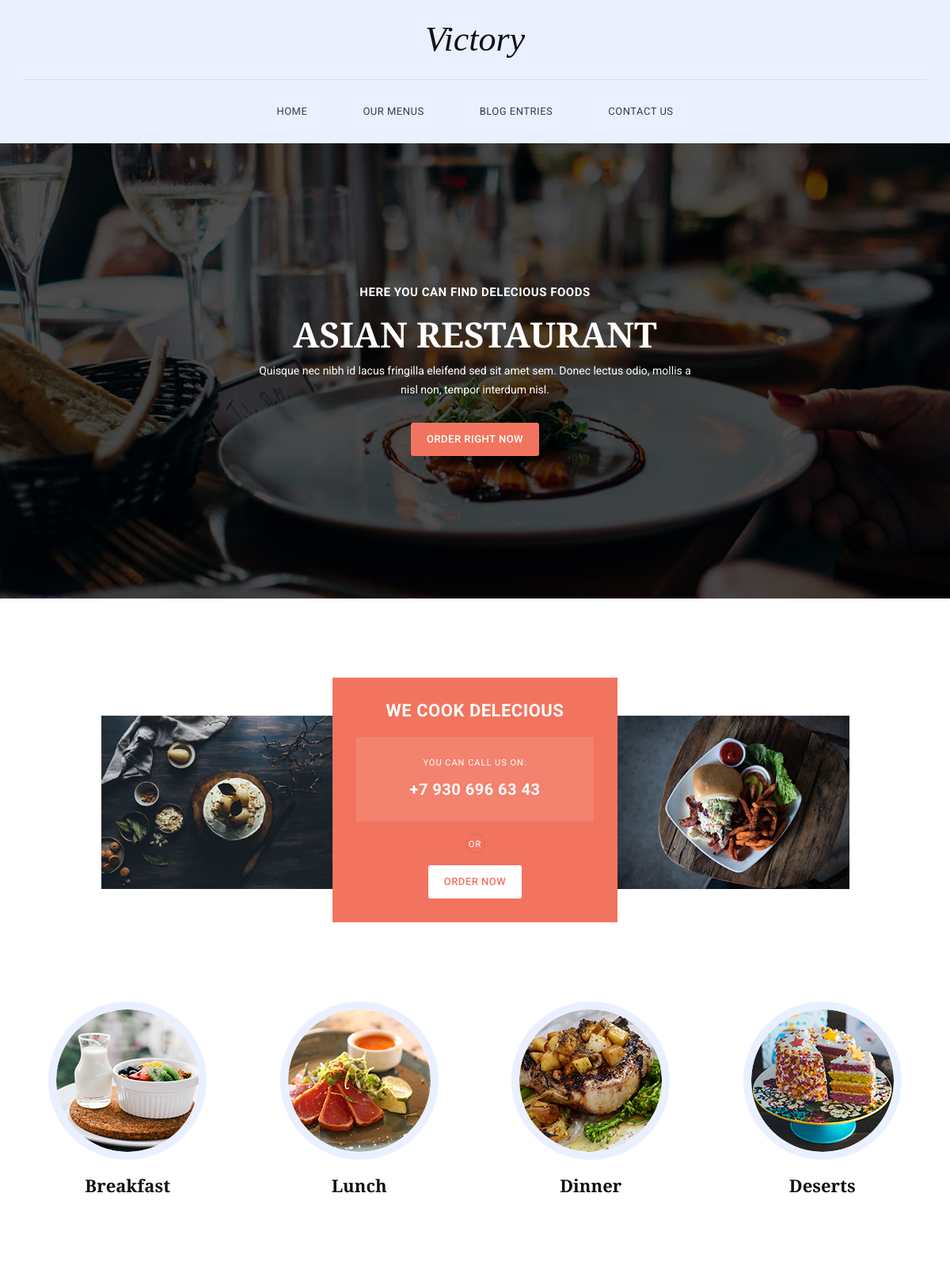
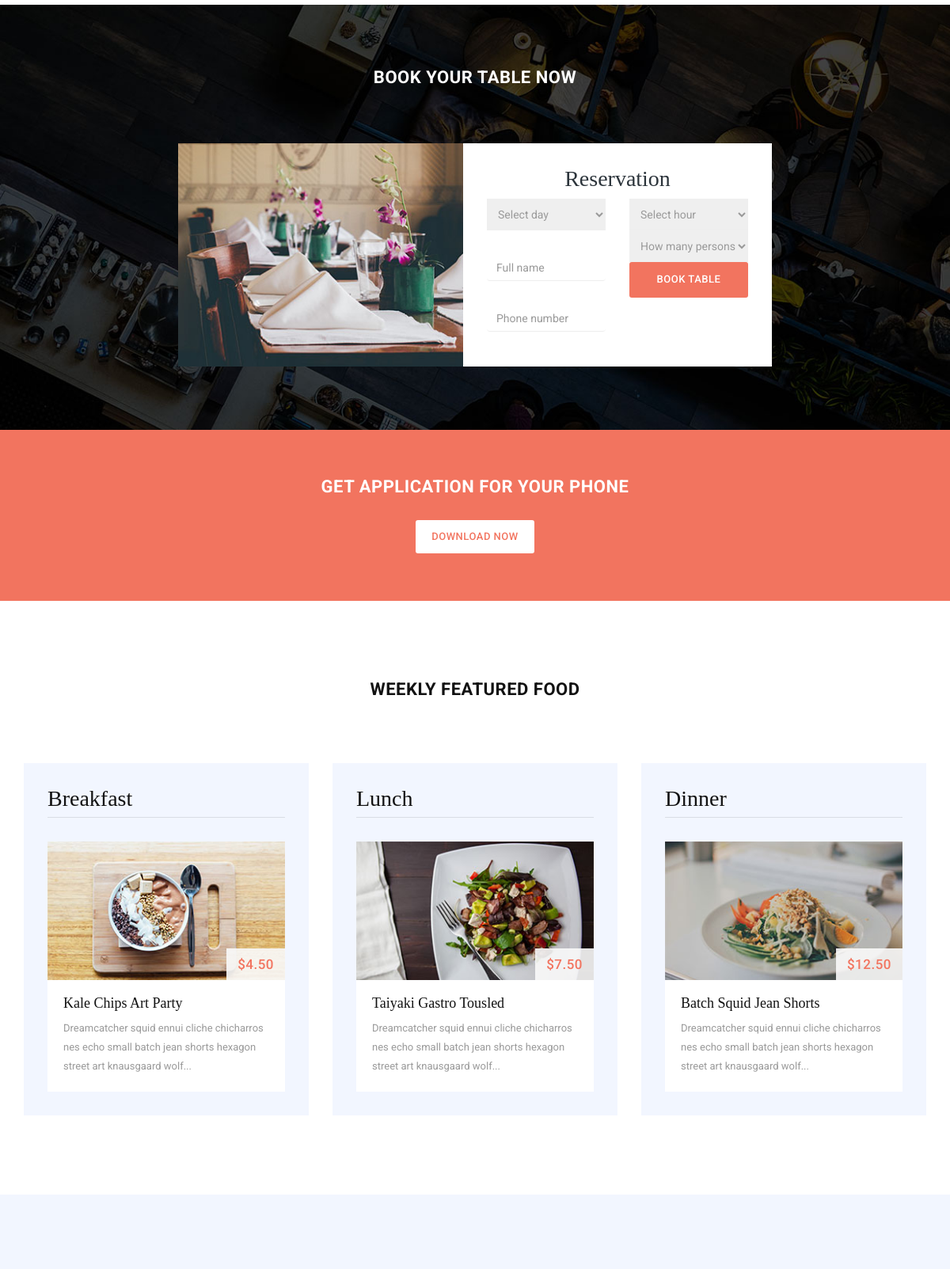
The page /home (upper part) on the database its author committed (2 pictures, top to bottom).
### tables this page shows
CREATE TABLE "menu"
(
    id    integer PRIMARY KEY AUTOINCREMENT,
    title text NOT NULL,
    url   text NOT NULL
);

CREATE TABLE banner
(
    id       integer PRIMARY KEY AUTOINCREMENT,
    h4       text NOT NULL,
    h2       text NOT NULL,
    p        text NOT NULL,
    btn_text text NOT NULL
);

CREATE TABLE cook_delecious
(
    id         integer PRIMARY KEY AUTOINCREMENT,
    first_img  text NOT NULL,
    title      text NOT NULL,
    span       text NOT NULL,
    phone      text NOT NULL,
    btn_text   text NOT NULL,
    second_img text NOT NULL
);

CREATE TABLE services
(
    id  integer PRIMARY KEY AUTOINCREMENT,
    url text NOT NULL,
    img text NOT NULL
, title text default t not null);

CREATE TABLE form
(
    id  integer PRIMARY KEY AUTOINCREMENT,
    type text,
    placeholder text
);

CREATE TABLE food_menu
(
    id  integer PRIMARY KEY AUTOINCREMENT,
    title text,
    img_url text,
    price text,
    name text,
    description text
);

### app.py (the view)
@app.route('/')
@app.route('/index')
@app.route('/home')
def index():
    db = get_db()
    dbase = Db_Controller(db)
    return render_template('pages/index.html', menu=dbase.get_menu(),
                           banner=dbase.get_banner(),
                           cook_delecious=dbase.get_cook_delecious(),
                           services=dbase.get_services(),
                           book_table=dbase.get_book_table(),
                           day_option=dbase.get_day_option(),
                           hour_option=dbase.get_hour_option(),
                           person_option=dbase.get_person_option(),
                           form=dbase.get_form(),
                           food_menu=dbase.get_foood_menu(),
                           our_blog=dbase.get_our_blog(),
                           icons=dbase.get_icons())

### SQLite/db.py (called while the page is built)
def connect_db():
    conn = sqlite3.connect(app.config['DATABASE'])
    conn.row_factory = sqlite3.Row
    return conn

def get_db():
    if not hasattr(g, 'link_db'):
        g.link_db = connect_db()
    return g.link_db

### SQLite/db_controller.py (called while the page is built)
    def get_menu(self):
        try:
            self.__cur.execute("""SELECT * FROM menu""")
            result = self.__cur.fetchall()
            if result:
                return result
                print('[SQLite] - - [Successful get menu]')
        except sqlite3.Error as err:
            print(f'[ERROR] - - [{err}]')

    def get_banner(self):
        try:
            self.__cur.execute("""SELECT * FROM banner""")
            result = self.__cur.fetchall()
            if result:
                return result
                print('[SQLite] - - [Successful get banner]')
        except sqlite3.Error as err:
            print(f'[ERROR] - - [{err}]')

    def get_cook_delecious(self):
        try:
            self.__cur.execute("""SELECT * FROM cook_delecious""")
            result = self.__cur.fetchall()
            if result:
                return result
                print('[SQLite] - - [Successful get cook_delecious]')
        except sqlite3.Error as err:
            print(f'[ERROR] - - [{err}]')

    def get_services(self):
        try:
            self.__cur.execute("""SELECT * FROM services""")
            result = self.__cur.fetchall()
            if result:
                return result
                print('[SQLite] - - [Successful get services]')
        except sqlite3.Error as err:
            print(f'[ERROR] - - [{err}]')

    def get_book_table(self):
        try:
            self.__cur.execute("""SELECT * FROM book_table""")
            result = self.__cur.fetchall()
            if result:
                return result
                print('[SQLite] - - [Successful get book_table]')
        except sqlite3.Error as err:
            print(f'[ERROR] - - [{err}]')

    def get_day_option(self):
        try:
            self.__cur.execute("""SELECT * FROM day_option""")
            result = self.__cur.fetchall()
            if result:
                return result
                print('[SQLite] - - [Successful get day_option]')
        except sqlite3.Error as err:
            print(f'[ERROR] - - [{err}]')

### templates/pages/index.html (shortened to what this page needs)
{% extends 'base.html' %}
{% block content %}
    {% block banner %}
        <section class="banner">
            <div class="container">
                <div class="row">
                    <div class="col-md-6 col-md-offset-3">
                        {% for b in banner %}
                            <h4>{{ b.h4 }}</h4>
                            <h2>{{ b.h2 }}</h2>
                            <p>{{ b.p }}</p>
                            <div class="primary-button">
                                <a href="#" class="scroll-link" data-id="book-table">{{ b.btn_text }}</a>
                            </div>
                        {% endfor %}
                    </div>
                </div>
            </div>
        </section>
    {% endblock %}
    {% block cook_delecious %}
        <section class="cook-delecious">
            <div class="container">
                <div class="row">
                    {% for c in cook_delecious %}
                        <div class="col-md-3 col-md-offset-1">
                            <div class="first-image">
                                <img src="{{ c.first_img }}" alt="">
                            </div>
                        </div>
                        <div class="col-md-4">
                            <div class="cook-content">
                                <h4>{{ c.title }}</h4>
                                <div class="contact-content">
                                    <span>{{ c.span }}</span>
                                    <h6>{{ c.phone }}</h6>
                                </div>
                                <span>or</span>
                                <div class="primary-white-button">
                                    <a href="#" class="scroll-link" data-id="book-table">{{ c.btn_text }}</a>
                                </div>
                            </div>
                        </div>
                        <div class="col-md-3">
                            <div class="second-image">
                                <img src="{{ c.second_img }}" alt="">
                            </div>
                        </div>
                    {% endfor %}
                </div>
            </div>
        </section>
    {% endblock %}
    {% block services %}
        <section class="services">
            <div class="container">
                <div class="row">
                    {% for s in services %}
                        <div class="col-md-3 col-sm-6 col-xs-12">
                            <div class="service-item">
                                <a href="{{ s.url }}">
                                    <img src="{{ s.img }}" alt="{{ s.title }}">
                                    <h4>{{ s.title }}</h4>
                                </a>
                            </div>
                        </div>
                    {% endfor %}
                </div>
            </div>
        </section>
    {% endblock %}
    {% block book_table %}
        <section id="book-table">
            <div class="container">
                <div class="row">
                    <div class="col-md-12">
                        <div class="heading">
                            <h2>Book Your Table Now</h2>
                        </div>
                    </div>
                    <div class="col-md-4 col-md-offset-2 col-sm-12">
                        <div class="left-image">
                            <img src="{{ url_for('static', filename="img/book_left_image.jpg") }}" alt="">
                        </div>
                    </div>
                    <div class="col-md-4 col-sm-12">
                        <div class="right-info">
                            <h4>Reservation</h4>
                            <form id="form-submit" action="" method="get">
                                <div class="row">
                                    <div class="col-md-6">
                                        <fieldset>
                                            <select required name='day' onchange='this.form.()'>
                                                <option value="">Select day</option>
                                            </select>
                                        </fieldset>
                                    </div>
                                    <div class="col-md-6">
                                        <fieldset>
                                            <select required name='hour' onchange='this.form.()'>
                                                <option value="">Select hour</option>
                                            </select>
                                        </fieldset>
                                    </div>
                                    <div class="col-md-6">
                                        <fieldset>
                                            {% for f in form %}
                                                <input name="{{ f.type }}" type="{{ f.type }}" class="form-control"
                                                       id="{{ f.type }}" placeholder="{{ f.placeholder }}" required="">
                                            {% endfor %}
                                        </fieldset>
                                    </div>
                                    <div class="col-md-6">
                                        <fieldset>
                                            <select required class="person" name='persons' onchange='this.form.()'>
                                                <option value="">How many persons?</option>
                                            </select>
                                        </fieldset>
                                    </div>
                                    <div class="col-md-6">
                                        <fieldset>
                                            <button type="submit" id="form-submit" class="btn">Book Table</button>
                                        </fieldset>
                                    </div>
                                </div>
                            </form>
                        </div>
                    </div>
                </div>
            </div>
        </section>
    {% endblock %}
    {% block app %}
        <section class="get-app">
            <div class="container">
                <div class="row">
                    <div class="heading">
                        <h2>Get application for your phone</h2>
                    </div>
                    <div class="primary-white-button">
                        <a href="#">Download now</a>
                    </div>
                </div>
            </div>
        </section>
    {% endblock %}
    {% block food_menu %}
        <section class="featured-food">
            <div class="container">
                <div class="row">
                    <div class="heading">
                        <h2>Weekly Featured Food</h2>
                    </div>
                </div>
                <div class="row">
                    {% for fm in food_menu %}
                        <div class="col-md-4">
                            <div class="food-item">
                                <h2>{{ fm.title }}</h2>
                                <img src="{{ fm.img_url }}" alt="{{ fm.name }}">
                                <div class="price">{{ fm.price }}</div>
                                <div class="text-content">
                                    <h4>{{ fm.name }}</h4>
                                    <p>{{ fm.description }}</p>
                                </div>
                            </div>
                        </div>
                    {% endfor %}
                </div>
            </div>
        </section>
    {% endblock %}
    {% block our_blog %}
        <section class="our-blog">
        </section>
    {% endblock %}
{% endblock %}

### templates/base.html (shortened to what this page needs)
<!DOCTYPE html>
<html lang="en">
<head>
    <link rel="stylesheet" href="{{ url_for('static', filename="css/bootstrap.min.css") }}">
    <link rel="stylesheet" href="{{ url_for('static', filename="css/bootstrap-theme.min.css") }}">
    <link rel="stylesheet" href="{{ url_for('static', filename="css/fontAwesome.css") }}">
    <link rel="stylesheet" href="{{ url_for('static', filename="css/hero-slider.css") }}">
    <link rel="stylesheet" href="{{ url_for('static', filename="css/owl-carousel.css") }}">
    <link rel="stylesheet" href="{{ url_for('static', filename="css/templatemo-style.css") }}">
</head>
<body>
<div class="header">
    <div class="container">
        <a href="#" class="navbar-brand scroll-top">Victory</a>
        <nav class="navbar navbar-inverse" role="navigation">
            {% block menu %}
                <div id="main-nav" class="collapse navbar-collapse">
                    <ul class="nav navbar-nav">
                        {% for m in menu %}
                            <li><a href="{{ m.url }}">{{ m.title }}</a></li>
                        {% endfor %}
                    </ul>
                </div>
            {% endblock %}
        </nav>
    </div>
</div>
{% block content %}{% endblock %}
</body>
</html>

### static/css/hero-slider.css (style rules this page uses)
*, *::after, *::before { -webkit-box-sizing: border-box; -moz-box-sizing: border-box; box-sizing: border-box; }
html { font-size: 62.5%; }
body { font-family: "Open Sans", sans-serif; color: #2c343b; background-color: #f2f2f2; }
a { color: #d44457; text-decoration: none; }
img { max-width: 100%; }

### rows shown on the page
menu: title "HOME"
menu: title "OUR MENUS"
menu: title "BLOG ENTRIES"
menu: title "CONTACT US"
banner: h4 "HERE YOU CAN FIND DELECIOUS FOODS", h2 "ASIAN RESTAURANT", p "Quisque nec nibh id lacus fringilla eleifend sed sit amet sem. Donec lectus odio, mollis a nisl non, tempor interdum nisl.", btn_text "ORDER RIGHT NOW"
cook_delecious: first_img (picture), title "WE COOK DELECIOUS", span "YOU CAN CALL US ON:", phone "+7 930 696 63 43", btn_text "ORDER NOW", second_img (picture)
services: img (picture), title "Breakfast"
services: img (picture), title "Lunch"
services: img (picture), title "Dinner"
services: img (picture), title "Deserts"
form: name "Full name"
form: phone "Phone number"
food_menu: title "Breakfast", img_url (picture), price "$4.50", name "Kale Chips Art Party", description "Dreamcatcher squid ennui cliche chicharros nes echo small batch jean shorts hexagon street art knausgaard wolf..."
food_menu: title "Lunch", img_url (picture), price "$7.50", name "Taiyaki Gastro Tousled", description "Dreamcatcher squid ennui cliche chicharros nes echo small batch jean shorts hexagon street art knausgaard wolf..."
food_menu: title "Dinner", img_url (picture), price "$12.50", name "Batch Squid Jean Shorts", description "Dreamcatcher squid ennui cliche chicharros nes echo small batch jean shorts hexagon street art knausgaard wolf..."
